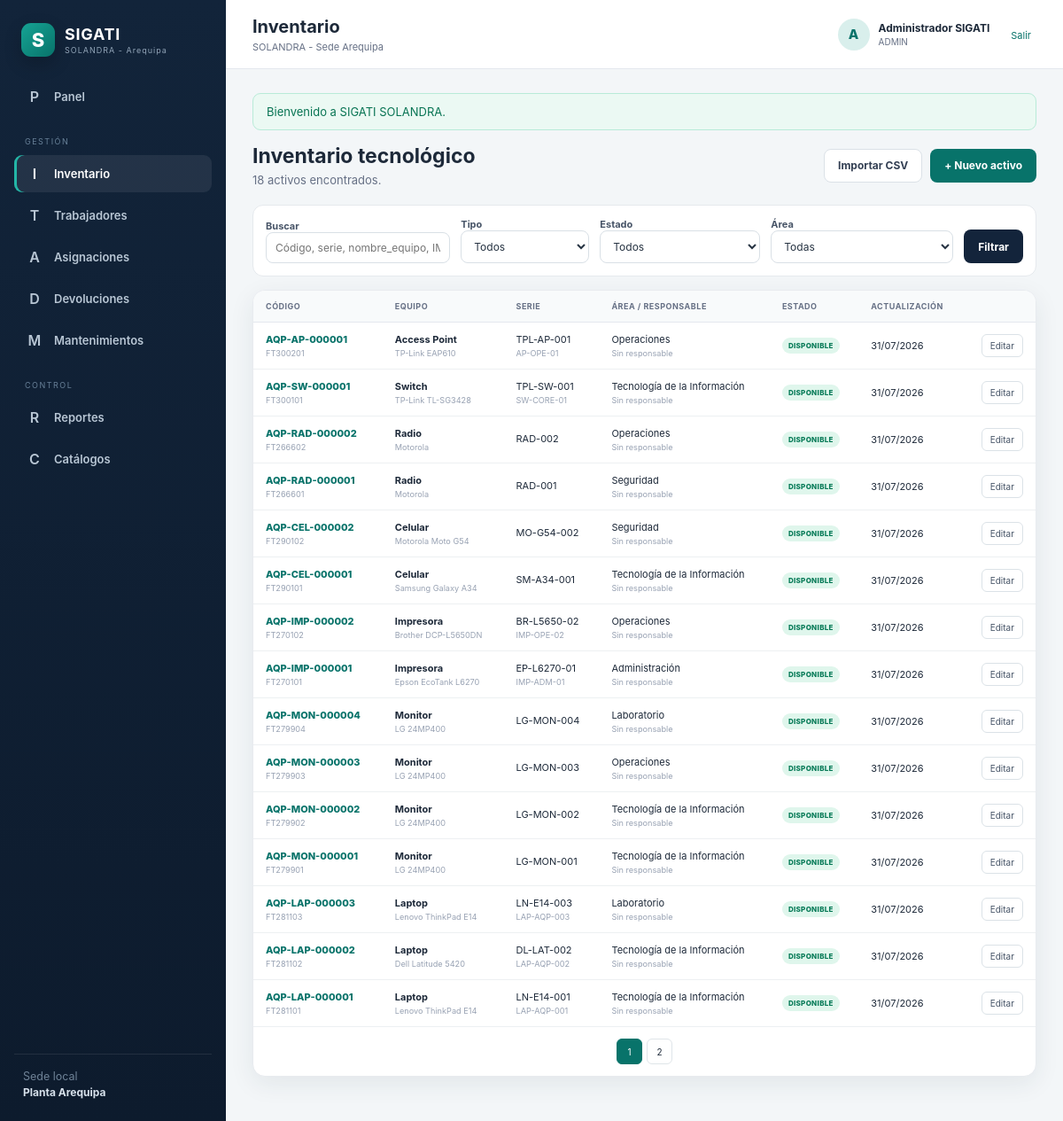
Screenshot of /sigati_solandra/public/activos (signed in) with the database file from the repository.
### tables this page shows
CREATE TABLE activos (
  id BIGINT UNSIGNED AUTO_INCREMENT PRIMARY KEY,
  uuid CHAR(36) NULL UNIQUE,
  codigo_activo VARCHAR(40) NOT NULL UNIQUE,
  codigo_anterior VARCHAR(80) NULL,
  tipo_activo_id INT UNSIGNED NOT NULL,
  marca_id INT UNSIGNED NULL,
  modelo_id INT UNSIGNED NULL,
  estado_id INT UNSIGNED NOT NULL,
  area_actual_id INT UNSIGNED NULL,
  ubicacion_id INT UNSIGNED NULL,
  trabajador_actual_id INT UNSIGNED NULL,
  numero_serie VARCHAR(150) NULL,
  nombre_equipo VARCHAR(120) NULL,
  direccion_ip VARCHAR(45) NULL,
  direccion_mac VARCHAR(30) NULL,
  imei1 VARCHAR(30) NULL,
  imei2 VARCHAR(30) NULL,
  numero_telefono VARCHAR(30) NULL,
  fecha_compra DATE NULL,
  numero_factura VARCHAR(80) NULL,
  proveedor_id INT UNSIGNED NULL,
  costo DECIMAL(12,2) NULL,
  fin_garantia DATE NULL,
  observaciones TEXT NULL,
  activo TINYINT(1) NOT NULL DEFAULT 1,
  creado_por INT UNSIGNED NULL,
  actualizado_por INT UNSIGNED NULL,
  creado_en TIMESTAMP NOT NULL DEFAULT CURRENT_TIMESTAMP,
  actualizado_en TIMESTAMP NULL DEFAULT CURRENT_TIMESTAMP ON UPDATE CURRENT_TIMESTAMP,
  INDEX ix_assets_search (codigo_activo,codigo_anterior,numero_serie),
  INDEX ix_assets_status (estado_id),
  INDEX ix_assets_area (area_actual_id),
  INDEX ix_assets_employee (trabajador_actual_id),
  CONSTRAINT fk_assets_type FOREIGN KEY (tipo_activo_id) REFERENCES tipos_activo(id),
  CONSTRAINT fk_assets_brand FOREIGN KEY (marca_id) REFERENCES marcas(id),
  CONSTRAINT fk_assets_model FOREIGN KEY (modelo_id) REFERENCES modelos(id),
  CONSTRAINT fk_assets_status FOREIGN KEY (estado_id) REFERENCES estados_activo(id),
  CONSTRAINT fk_assets_area FOREIGN KEY (area_actual_id) REFERENCES areas(id),
  CONSTRAINT fk_assets_location FOREIGN KEY (ubicacion_id) REFERENCES ubicaciones(id),
  CONSTRAINT fk_assets_employee FOREIGN KEY (trabajador_actual_id) REFERENCES trabajadores(id),
  CONSTRAINT fk_assets_supplier FOREIGN KEY (proveedor_id) REFERENCES proveedores(id),
  CONSTRAINT fk_assets_created_by FOREIGN KEY (creado_por) REFERENCES usuarios(id),
  CONSTRAINT fk_assets_updated_by FOREIGN KEY (actualizado_por) REFERENCES usuarios(id)
);

CREATE TABLE tipos_activo (
  id INT UNSIGNED AUTO_INCREMENT PRIMARY KEY,
  nombre VARCHAR(100) NOT NULL UNIQUE,
  prefijo VARCHAR(8) NOT NULL UNIQUE,
  activo TINYINT(1) NOT NULL DEFAULT 1,
  creado_en TIMESTAMP NOT NULL DEFAULT CURRENT_TIMESTAMP
);

CREATE TABLE marcas (
  id INT UNSIGNED AUTO_INCREMENT PRIMARY KEY,
  nombre VARCHAR(100) NOT NULL UNIQUE,
  activo TINYINT(1) NOT NULL DEFAULT 1
);

CREATE TABLE modelos (
  id INT UNSIGNED AUTO_INCREMENT PRIMARY KEY,
  marca_id INT UNSIGNED NULL,
  nombre VARCHAR(120) NOT NULL,
  activo TINYINT(1) NOT NULL DEFAULT 1,
  UNIQUE KEY uq_model_brand (marca_id,nombre),
  CONSTRAINT fk_models_brand FOREIGN KEY (marca_id) REFERENCES marcas(id)
);

CREATE TABLE areas (
  id INT UNSIGNED AUTO_INCREMENT PRIMARY KEY,
  nombre VARCHAR(120) NOT NULL UNIQUE,
  activo TINYINT(1) NOT NULL DEFAULT 1,
  creado_en TIMESTAMP NOT NULL DEFAULT CURRENT_TIMESTAMP,
  actualizado_en TIMESTAMP NULL DEFAULT CURRENT_TIMESTAMP ON UPDATE CURRENT_TIMESTAMP
);

CREATE TABLE estados_activo (
  id INT UNSIGNED AUTO_INCREMENT PRIMARY KEY,
  codigo VARCHAR(40) NOT NULL UNIQUE,
  nombre VARCHAR(100) NOT NULL UNIQUE,
  color VARCHAR(30) NOT NULL DEFAULT 'secondary',
  activo TINYINT(1) NOT NULL DEFAULT 1
);

### app/Vistas/activos/index.php (the view, shortened to what the rows shown need)
<div class="page-actions">
        <div>
            <h2>Inventario tecnológico</h2>
            <p><?= number_format((int) $resultado['total']) ?> activos encontrados.</p>
        </div>
        <div class="actions">
            <a class="btn btn-light" href="<?= url('activos/importar') ?>">Importar CSV</a>
            <a class="btn btn-primary" href="<?= url('activos/crear') ?>">+ Nuevo activo</a>
        </div>
    </div>
    <form class="filter-panel" method="get">
        <div class="field grow">
            <label>Buscar</label>
            <input
                name="q"
                value="<?= e($filtros['q']) ?>"
                placeholder="Código, serie, nombre_equipo, IMEI o teléfono"
            >
        </div>
        <div class="field">
            <label>Tipo</label>
            <select name="tipo_activo_id">
                <option value="">Todos</option>
            </select>
        </div>
        <div class="field">
            <label>Estado</label>
            <select name="estado_id">
                <option value="">Todos</option>
            </select>
        </div>
        <div class="field">
            <label>Área</label>
            <select name="area_id">
                <option value="">Todas</option>
            </select>
        </div>
        <button class="btn btn-dark" type="submit">Filtrar</button>
    </form>
    <section class="panel table-panel">
        <div class="table-responsive">
            <table class="data-table">
                <thead>
                    <tr>
                        <th>Código</th>
                        <th>Equipo</th>
                        <th>Serie</th>
                        <th>Área / responsable</th>
                        <th>Estado</th>
                        <th>Actualización</th>
                        <th></th>
                    </tr>
                </thead>
                <tbody>
                    <?php foreach ($resultado['filas'] as $activo): ?>
                        <tr>
                            <td>
                                <a class="asset-code" href="<?= url('activos/'.$activo['id']) ?>">
                                    <?= e($activo['codigo_activo']) ?>
                                </a>
                                <small><?= e($activo['codigo_anterior'] ?: 'Sin código anterior') ?></small>
                            </td>
                            <td>
                                <strong><?= e($activo['nombre_tipo']) ?></strong>
                                <small>
                                    <?= e(trim(($activo['nombre_marca'] ?? '').' '.($activo['nombre_modelo'] ?? '')) ?: 'Sin marca/modelo') ?>
                                </small>
                            </td>
                            <td>
                                <?= e($activo['numero_serie'] ?: '—') ?>
                                <small><?= e($activo['nombre_equipo'] ?: '') ?></small>
                            </td>
                            <td>
                                <?= e($activo['nombre_area'] ?: 'Sin área') ?>
                                <small><?= e($activo['nombre_trabajador'] ?: 'Sin responsable') ?></small>
                            </td>
                            <td><?= badge($activo['nombre_estado']) ?></td>
                            <td><?= date_pe($activo['actualizado_en'] ?: $activo['creado_en']) ?></td>
                            <td class="text-right">
                                <a class="icon-btn" href="<?= url('activos/'.$activo['id'].'/editar') ?>">Editar</a>
                            </td>
                        </tr>
                    <?php endforeach; ?>
                </tbody>
            </table>
        </div>
        <?php if ($resultado['paginas'] > 1): ?>
            <div class="pagination">
                <?php for ($pagina = 1; $pagina <= $resultado['paginas']; $pagina++): ?>
                    <?php $query = http_build_query(array_merge($filtros, ['page' => $pagina])); ?>
                    <a class="<?= $pagina === $resultado['pagina'] ? 'active' : '' ?>" href="?<?= e($query) ?>">
                        <?= $pagina ?>
                    </a>
                <?php endfor; ?>
            </div>
        <?php endif; ?>
    </section>

### app/Nucleo/ayudantes.php (shortened to what the rows shown need)
<?php
function config(string $clave, mixed $default = null): mixed
{
    return Config::obtener($clave, $default);
}
function url(string $ruta = ''): string
{
    $base = rtrim((string) config('aplicacion.url_base'), '/');
    return $base.($ruta !== '' ? '/'.ltrim($ruta, '/') : '');
}
function e(mixed $valor): string
{
    return htmlspecialchars((string) $valor, ENT_QUOTES, 'UTF-8');
}
function date_pe(?string $fecha): string
{
    return format_date_pe($fecha, 'd/m/Y');
}
function format_date_pe(?string $fecha, string $formato): string
{
    $marcaTiempo = strtotime($fecha);
    return $marcaTiempo === false ? '-' : date($formato, $marcaTiempo);
}
function badge(string $estado): string
{
    $colores = [
        'DISPONIBLE' => 'success',
        'ASIGNADO' => 'primary',
        'MANTENIMIENTO' => 'warning',
        'REPARACION' => 'danger',
        'CONFIRMADA' => 'success',
        'PARCIAL' => 'warning',
        'CERRADA' => 'dark',
        'ABIERTO' => 'warning',
        'CERRADO' => 'success',
    ];
    $color = $colores[strtoupper($estado)] ?? 'secondary';
    return '<span class="badge badge-'.$color.'">'.e($estado).'</span>';
}

### app/Nucleo/nucleo.php (shortened to what the rows shown need)
<?php
final class Config
{
    private static array $datos = [];
    public static function obtener(string $clave, mixed $default = null): mixed
    {
        [$archivo, $registro] = array_pad(explode('.', $clave, 2), 2, null);
        if (!isset(self::$datos[$archivo])) {
            $ruta = dirname(__DIR__, 2).'/config/'.$archivo.'.php';
            self::$datos[$archivo] = require $ruta;
        }
        return $registro === null
            ? self::$datos[$archivo]
            : (self::$datos[$archivo][$registro] ?? $default);
    }
}
final class BD
{
    private static ?PDO $pdo = null;
    public static function pdo(): PDO
    {
        if (self::$pdo instanceof PDO) {
            return self::$pdo;
        }
        $config = Config::obtener('base_datos');
        $dsn = sprintf(
            'mysql:host=%s;port=%s;dbname=%s;charset=%s',
            $config['servidor'],
            $config['puerto'],
            $config['nombre'],
            $config['codificacion']
        );
        self::$pdo = new PDO($dsn, $config['usuario'], $config['clave'], [
            PDO::ATTR_ERRMODE => PDO::ERRMODE_EXCEPTION,
            PDO::ATTR_DEFAULT_FETCH_MODE => PDO::FETCH_ASSOC,
            PDO::ATTR_EMULATE_PREPARES => false,
        ]);
        return self::$pdo;
    }
}
final class Vista
{
    public static function renderizar(string $vista, array $datos = [], string $plantilla = 'plantilla'): void
    {
        $archivo = dirname(__DIR__).'/Vistas/'.$vista.'.php';
        extract($datos, EXTR_SKIP);
        require $archivo;
    }
}
abstract class Controlador
{
    protected function vista(string $vista, array $datos = [], string $plantilla = 'plantilla'): void
    {
        Vista::renderizar($vista, $datos, $plantilla);
    }
}
final class Router
{
    private array $rutas = [];
    public function get(string $ruta, array $manejador): void
    {
        $this->rutas[] = ['GET', $ruta, $manejador];
    }
    public function post(string $ruta, array $manejador): void
    {
        $this->rutas[] = ['POST', $ruta, $manejador];
    }
    public function dispatch(): void
    {
        $metodo = $_SERVER['REQUEST_METHOD'];
        $uri = parse_url($_SERVER['REQUEST_URI'], PHP_URL_PATH) ?: '/';
        $base = rtrim((string) Config::obtener('aplicacion.url_base'), '/');
        if ($base !== '' && str_starts_with($uri, $base)) {
            $uri = substr($uri, strlen($base));
        }
        $uri = '/'.trim($uri, '/');
        foreach ($this->rutas as [$metodoRuta, $ruta, $manejador]) {
            if ($metodoRuta !== $metodo) {
                continue;
            }
            $pattern = '#^'.preg_replace(
                '#\{[a-zA-Z_][a-zA-Z0-9_]*\}#',
                '([^/]+)',
                rtrim($ruta, '/')
            ).'/?$#';
            if (preg_match($pattern, $uri, $coincidencias)) {
                array_shift($coincidencias);
                [$clase, $accion] = $manejador;
                (new $clase())->$accion(...$coincidencias);
                return;
            }
        }
    }
}

### rows the page displays
activos: codigo_activo "AQP-AP-000001", codigo_anterior "FT300201", tipo_activo.nombre "Access Point", marca.nombre "TP-Link EAP610", numero_serie "TPL-AP-001", nombre_equipo "AP-OPE-01", area_actual.nombre "Operaciones", nombre_trabajador "Sin responsable", estado.nombre "DISPONIBLE", actualizado_en "31/07/2026"
activos: codigo_activo "AQP-SW-000001", codigo_anterior "FT300101", tipo_activo.nombre "Switch", marca.nombre "TP-Link TL-SG3428", numero_serie "TPL-SW-001", nombre_equipo "SW-CORE-01", area_actual.nombre "Tecnología de la Información", nombre_trabajador "Sin responsable", estado.nombre "DISPONIBLE", actualizado_en "31/07/2026"
activos: codigo_activo "AQP-RAD-000002", codigo_anterior "FT266602", tipo_activo.nombre "Radio", marca.nombre "Motorola", numero_serie "RAD-002", area_actual.nombre "Operaciones", nombre_trabajador "Sin responsable", estado.nombre "DISPONIBLE", actualizado_en "31/07/2026"
activos: codigo_activo "AQP-RAD-000001", codigo_anterior "FT266601", tipo_activo.nombre "Radio", marca.nombre "Motorola", numero_serie "RAD-001", area_actual.nombre "Seguridad", nombre_trabajador "Sin responsable", estado.nombre "DISPONIBLE", actualizado_en "31/07/2026"
activos: codigo_activo "AQP-CEL-000002", codigo_anterior "FT290102", tipo_activo.nombre "Celular", marca.nombre "Motorola Moto G54", numero_serie "MO-G54-002", area_actual.nombre "Seguridad", nombre_trabajador "Sin responsable", estado.nombre "DISPONIBLE", actualizado_en "31/07/2026"
activos: codigo_activo "AQP-CEL-000001", codigo_anterior "FT290101", tipo_activo.nombre "Celular", marca.nombre "Samsung Galaxy A34", numero_serie "SM-A34-001", area_actual.nombre "Tecnología de la Información", nombre_trabajador "Sin responsable", estado.nombre "DISPONIBLE", actualizado_en "31/07/2026"
activos: codigo_activo "AQP-IMP-000002", codigo_anterior "FT270102", tipo_activo.nombre "Impresora", marca.nombre "Brother DCP-L5650DN", numero_serie "BR-L5650-02", nombre_equipo "IMP-OPE-02", area_actual.nombre "Operaciones", nombre_trabajador "Sin responsable", estado.nombre "DISPONIBLE", actualizado_en "31/07/2026"
activos: codigo_activo "AQP-IMP-000001", codigo_anterior "FT270101", tipo_activo.nombre "Impresora", marca.nombre "Epson EcoTank L6270", numero_serie "EP-L6270-01", nombre_equipo "IMP-ADM-01", area_actual.nombre "Administración", nombre_trabajador "Sin responsable", estado.nombre "DISPONIBLE", actualizado_en "31/07/2026"
activos: codigo_activo "AQP-MON-000004", codigo_anterior "FT279904", tipo_activo.nombre "Monitor", marca.nombre "LG 24MP400", numero_serie "LG-MON-004", area_actual.nombre "Laboratorio", nombre_trabajador "Sin responsable", estado.nombre "DISPONIBLE", actualizado_en "31/07/2026"
activos: codigo_activo "AQP-MON-000003", codigo_anterior "FT279903", tipo_activo.nombre "Monitor", marca.nombre "LG 24MP400", numero_serie "LG-MON-003", area_actual.nombre "Operaciones", nombre_trabajador "Sin responsable", estado.nombre "DISPONIBLE", actualizado_en "31/07/2026"
activos: codigo_activo "AQP-MON-000002", codigo_anterior "FT279902", tipo_activo.nombre "Monitor", marca.nombre "LG 24MP400", numero_serie "LG-MON-002", area_actual.nombre "Tecnología de la Información", nombre_trabajador "Sin responsable", estado.nombre "DISPONIBLE", actualizado_en "31/07/2026"
activos: codigo_activo "AQP-MON-000001", codigo_anterior "FT279901", tipo_activo.nombre "Monitor", marca.nombre "LG 24MP400", numero_serie "LG-MON-001", area_actual.nombre "Tecnología de la Información", nombre_trabajador "Sin responsable", estado.nombre "DISPONIBLE", actualizado_en "31/07/2026"
activos: codigo_activo "AQP-LAP-000003", codigo_anterior "FT281103", tipo_activo.nombre "Laptop", marca.nombre "Lenovo ThinkPad E14", numero_serie "LN-E14-003", nombre_equipo "LAP-AQP-003", area_actual.nombre "Laboratorio", nombre_trabajador "Sin responsable", estado.nombre "DISPONIBLE", actualizado_en "31/07/2026"
activos: codigo_activo "AQP-LAP-000002", codigo_anterior "FT281102", tipo_activo.nombre "Laptop", marca.nombre "Dell Latitude 5420", numero_serie "DL-LAT-002", nombre_equipo "LAP-AQP-002", area_actual.nombre "Tecnología de la Información", nombre_trabajador "Sin responsable", estado.nombre "DISPONIBLE", actualizado_en "31/07/2026"
activos: codigo_activo "AQP-LAP-000001", codigo_anterior "FT281101", tipo_activo.nombre "Laptop", marca.nombre "Lenovo ThinkPad E14", numero_serie "LN-E14-001", nombre_equipo "LAP-AQP-001", area_actual.nombre "Tecnología de la Información", nombre_trabajador "Sin responsable", estado.nombre "DISPONIBLE", actualizado_en "31/07/2026"

### other values shown
$flash['message'] "Bienvenido a SIGATI SOLANDRA."
